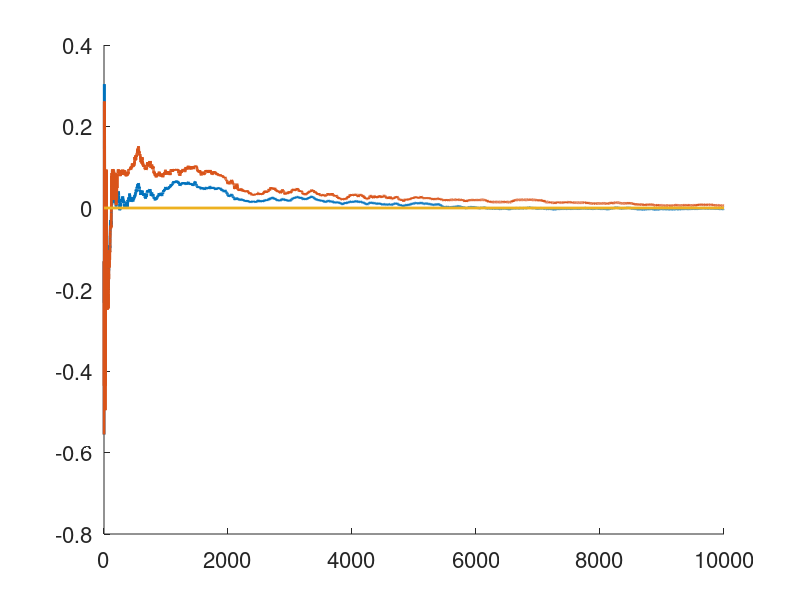
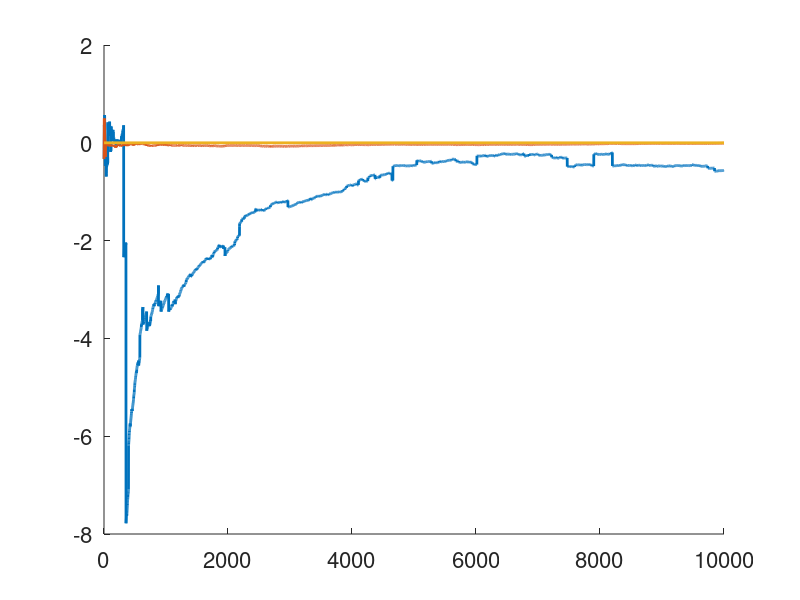

These figures' MATLAB source, in order:
clear
close all
clc

%% Gaussian
nos = 1e4;
xi = randn(nos,1);
m = zeros(nos,1);
mo = zeros(nos,1);
for kk=1:nos
    m(kk) = mean(xi(1:kk));
    mo(kk) = median(xi(1:kk));
end
figure
plot(m,'LineWidth',2)
hold on,plot(mo,'LineWidth',2)
set(gcf,'Color','w')
set(gca,'FontSize',16)
hold on, plot([1 nos],[0 0],'LineWidth',2);
box off

%% cauchy
nos = 1e4;
xi = trnd(1,nos,1);
m = zeros(nos,1);
mo = zeros(nos,1);
for kk=1:nos
    m(kk) = mean(xi(1:kk));
    mo(kk) = median(xi(1:kk));
end
figure
plot(m,'LineWidth',2)
hold on,plot(mo,'LineWidth',2)
set(gcf,'Color','w')
set(gca,'FontSize',16)
hold on, plot([1 nos],[0 0],'LineWidth',2);
box off

